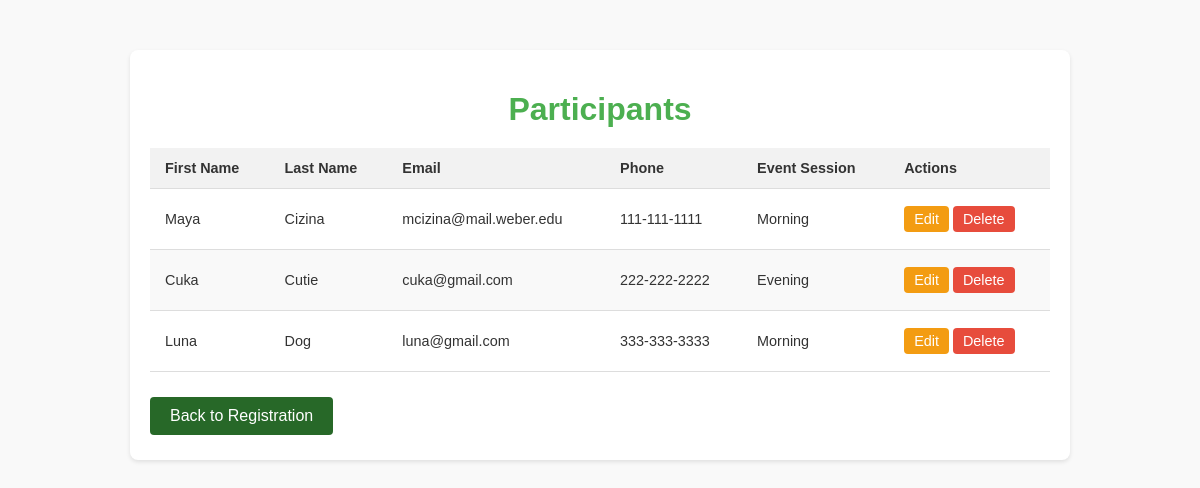
The app's page /guest-list/ with its own data.
### registrationapp/models.py (models this page shows, shortened)
class Registration(models.Model):
    user_first_name = models.CharField(max_length=100)
    user_last_name = models.CharField(max_length=100)
    user_email = models.EmailField()
    user_phone = models.CharField(max_length=12)
    event_session = models.ForeignKey(EventSession, on_delete=models.CASCADE)

class EventSession(models.Model):
    objects = None
    event_name = models.CharField(max_length=100)
    event_description = models.TextField()

### registrationapp/views.py (the view)
# urls.py: path('guest-list/', ParticipantListView.as_view(), name='participant_list'),
class ParticipantListView(ListView):
    model = Registration
    template_name = 'event/guest_list.html'
    context_object_name = 'participants'

### registrationapp/templates/event/guest_list.html (shortened to what this page needs)
{% load static %}
<!DOCTYPE html>
<html lang="en">
<head>
    <link rel="stylesheet" href="{% static 'registration/base.css' %}">
    <link rel="stylesheet" href="{% static 'registration/guest_list.css' %}">
</head>
<body>
<div class="container">
    <h1>Participants</h1>
    <table class="participants-table">
        <thead>
        <tr>
            <th>First Name</th>
            <th>Last Name</th>
            <th>Email</th>
            <th>Phone</th>
            <th>Event Session</th>
            <th>Actions</th>
        </tr>
        </thead>
        <tbody>
        {% for participant in participants %}
        <tr>
            <td>{{ participant.user_first_name }}</td>
            <td>{{ participant.user_last_name }}</td>
            <td>{{ participant.user_email }}</td>
            <td>{{ participant.user_phone }}</td>
            <td>{{ participant.event_session.event_name }}</td>
            <td>
                <a href="{% url 'participant_edit' participant.pk %}" class="btn btn-sm btn-warning">Edit</a>
                <a href="{% url 'participant_delete' participant.pk %}" class="btn btn-sm btn-danger">Delete</a>
            </td>
        </tr>
        {% endfor %}
        </tbody>
    </table>
    <a href="{% url 'index' %}" class="btn btn-primary">Back to Registration</a>
</div>
</body>
</html>

### registrationapp/static/registration/base.css (style rules this page uses)
body { font-family: Arial, sans-serif; background-color: #f9f9f9; color: #333; margin: 0; padding: 0; }
.container { max-width: 800px; margin: 50px auto; padding: 20px; background-color: #fff; box-shadow: 0 2px 4px rgba(0, 0, 0, 0.1); border-radius: 8px; }
h1 { text-align: center; color: #4CAF50; margin-bottom: 20px; }
.btn { display: inline-block; padding: 10px 20px; color: #fff; background-color: #4CAF50; border: none; border-radius: 4px; cursor: pointer; text-decoration: none; }
.btn-sm { padding: 5px 10px; }
.btn-warning { background-color: #f39c12; }
.btn-danger { background-color: #e74c3c; }
.btn-primary { background-color: #3498db; }

### registrationapp/static/registration/guest_list.css (style rules this page uses)
body { font-family: Arial, sans-serif; background-color: #f9f9f9; color: #333; margin: 0; padding: 0; }
.container { max-width: 900px; margin: 50px auto; padding: 20px; background-color: #fff; box-shadow: 0 2px 4px rgba(0, 0, 0, 0.1); border-radius: 8px; }
h1 { text-align: center; color: #4CAF50; margin-bottom: 20px; }
.participants-table { width: 100%; border-collapse: collapse; margin-bottom: 20px; font-size: 0.9em; }
.participants-table th, .participants-table td { padding: 12px 15px; text-align: left; border-bottom: 1px solid #ddd; }
.participants-table th { background-color: #f2f2f2; }
.participants-table tr:nth-child(even) { background-color: #f9f9f9; }
.btn { display: inline-block; padding: 10px 20px; color: #fff; background-color: #4CAF50; border: none; border-radius: 4px; cursor: pointer; text-decoration: none; margin: 5px 0; }
.btn-sm { padding: 5px 10px; }
.btn-warning { background-color: #f39c12; }
.btn-danger { background-color: #e74c3c; }
.btn-primary { background-color: #276828; }

### records on screen
Registration: user_first_name "Maya", user_last_name "Cizina", user_email "mcizina@mail.weber.edu", user_phone "111-111-1111", event_session.event_name "Morning"
Registration: user_first_name "Cuka", user_last_name "Cutie", user_email "cuka@gmail.com", user_phone "222-222-2222", event_session.event_name "Evening"
Registration: user_first_name "Luna", user_last_name "Dog", user_email "luna@gmail.com", user_phone "333-333-3333", event_session.event_name "Morning"
